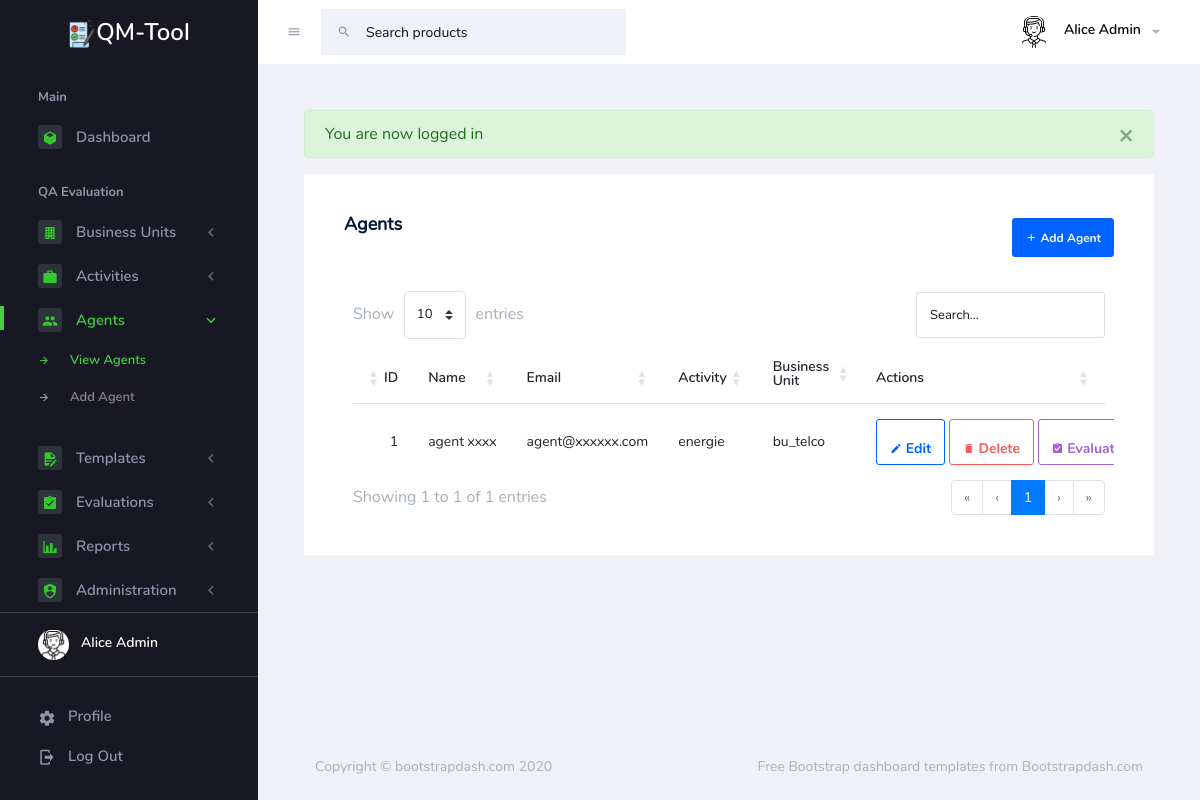
Page /agent (signed in) on the committed database.
### tables this page shows
CREATE TABLE `agents` (
  `id` int(11) NOT NULL,
  `name` varchar(100) NOT NULL,
  `email` varchar(100) DEFAULT NULL,
  `activity_id` int(11) NOT NULL
);

CREATE TABLE `activities` (
  `id` int(11) NOT NULL,
  `name` varchar(100) NOT NULL,
  `business_unit_id` int(11) NOT NULL,
  `description` text DEFAULT NULL
);

CREATE TABLE `business_units` (
  `id` int(11) NOT NULL,
  `name` varchar(100) NOT NULL,
  `description` text DEFAULT NULL
);

### app/Controllers/AgentController.php (called while the page is built, shortened)
<?php
class AgentController extends Controller {
    private $agentModel;
    public function __construct() {
        $this->agentModel = $this->model('AgentModel');
    }
    public function index() {
        $user = current_user();
        if ($user['role'] === 'admin') {
            $agents = $this->agentModel->getAllWithDetails();
        } else {
            $agents = $this->agentModel->getAccessibleToManager($user['id']);
        }
        $data = [
            'title' => 'Agents',
            'agents' => $agents,
            'user' => $user
        ];
        $this->view('agent/index', $data);
    }
}

### app/Core/App.php (called while the page is built, shortened)
<?php
 require_once dirname(__DIR__) . '/Config/config.php';
class App {
    protected $controller = 'Home';
    protected $method = 'index';
    public function __construct() {
        global $routes;
        $url = $this->parseUrl();
        if (empty($url[0])) {
            $this->controller = $routes['default_controller'];
        } else {
            $parts = explode('_', $url[0]);
            $parts = array_map('ucfirst', $parts);
            $controllerName = implode('', $parts);
            if (file_exists(dirname(__DIR__) . '/Controllers/' . $controllerName . 'Controller.php')) {
                $this->controller = $controllerName;
                unset($url[0]);
            } else {
                $this->controller = $routes['error_controller'];
                $this->method = 'notFound';
            }
        }
        require_once dirname(__DIR__) . '/Controllers/' . $this->controller . 'Controller.php';
        $this->controller = new $controllerName;
        if (isset($url[1])) {
            if (method_exists($this->controller, $url[1])) {
                $this->method = $url[1];
                unset($url[1]);
            } else {
                $this->method = 'notFound';
            }
        } else {
            $this->method = $routes['default_method'];
        }
        $this->params = $url ? array_values($url) : [];
        call_user_func_array([$this->controller, $this->method], $this->params);
    }
    protected function parseUrl() {
        if (isset($_GET['url'])) {
            return explode('/', filter_var(rtrim($_GET['url'], '/'), FILTER_SANITIZE_URL));
        }
        return [];
    }
}

### index.php (called while the page is built, shortened)
<?php
require_once 'app/Config/config.php';
require_once 'app/Helpers/functions.php';
$app = new App();

### app/Config/config.php (called while the page is built, shortened)
<?php
$config = [
    'site_title' => 'QA Evaluation App',
    'site_description' => 'Call Center QA Evaluation System',
    'base_url' => '',
    'debug_mode' => true,
];
$config['groq_api_key'] = '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';
$config['groq_api_timeout'] = 1800;
$config['groq_api_connect_timeout'] = 120;
$config['groq_api_retry_delay'] = 1000;
$config['groq_api_max_retries'] = 3;
$config['audio_upload_max_size'] = 20 * 1024 * 1024;
$config['audio_allowed_types'] = ['audio/mp3', 'audio/mpeg', 'audio/wav', 'audio/x-wav', 'audio/x-m4a', 'audio/m4a'];
$config['available_transcription_models'] = [
    'whisper-large-v3' => [
        'name' => 'Whisper Large v3',
        'description' => 'High-quality transcription model',
        'max_file_size' => '25 MB'
    ],
    'whisper-large-v3-turbo' => [
        'name' => 'Whisper Large v3 Turbo',
        'description' => 'Faster transcription with good quality',
        'max_file_size' => '25 MB'
    ],
    'distil-whisper-large-v3-en' => [
        'name' => 'Distil Whisper Large v3 (English)',
        'description' => 'Optimized for English transcription',
        'max_file_size' => '25 MB'
    ]
];
$config['transcription_model'] = 'whisper-large-v3';
$config['transcription_temperature'] = 0;
$config['evaluation_model'] = 'llama-3.1-8b-instant';
$config['evaluation_temperature'] = 0.3;
$config['audio_upload_dir'] = 'uploads/audio/';
$config['transcript_output_dir'] = 'uploads/transcripts/';
$db_config = [
    'host' => 'mysql',
    'username' => 'eval_user',
    'password' => 'eval_password',
    'database' => 'eval_db',
    'charset' => 'utf8mb4',
    'port' => 3306,
];

### app/Helpers/functions.php (called while the page is built, shortened)
<?php
function base_url($path = '') {
    global $config;
    return $config['base_url'] . '/' . ltrim($path, '/');
}
function e($string) {
    return htmlspecialchars($string, ENT_QUOTES, 'UTF-8');
}

### app/Core/Database.php (called while the page is built, shortened)
<?php
class Database {
    private $pdo;
    private $stmt;
    public function __construct() {
        global $db_config;
        $this->host = $db_config['host'];
        $this->username = $db_config['username'];
        $this->password = $db_config['password'];
        $this->database = $db_config['database'];
        $this->charset = $db_config['charset'];
        $this->port = $db_config['port'];
        $dsn = "mysql:host={$this->host};dbname={$this->database};charset={$this->charset};port={$this->port}";
        $options = [
            PDO::ATTR_PERSISTENT => true,
            PDO::ATTR_ERRMODE => PDO::ERRMODE_EXCEPTION,
            PDO::ATTR_DEFAULT_FETCH_MODE => PDO::FETCH_ASSOC,
            PDO::ATTR_EMULATE_PREPARES => false,
        ];
        try {
            $this->pdo = new PDO($dsn, $this->username, $this->password, $options);
        } catch (PDOException $e) {
            die('Database connection failed: ' . $e->getMessage());
        }
    }
    public function query($sql) {
        $this->stmt = $this->pdo->prepare($sql);
    }
    public function execute() {
        return $this->stmt->execute();
    }
    public function resultSet() {
        $this->execute();
        return $this->stmt->fetchAll();
    }
}

### app/Core/Model.php (called while the page is built, shortened)
<?php
class Model {
    public function __construct() {
        $this->db = new Database();
    }
}

### app/Models/AgentModel.php (called while the page is built, shortened)
<?php
class AgentModel extends Model {
    public function __construct() {
        $this->table = 'agents';
    }
    public function getAllWithDetails() {
        $this->db->query("
            SELECT a.*, act.name as activity_name, bu.name as business_unit_name
            FROM {$this->table} a
            JOIN activities act ON a.activity_id = act.id
            JOIN business_units bu ON act.business_unit_id = bu.id
        ");
        return $this->db->resultSet();
    }
}

### app/Views/agent/index.php (the view, shortened to what this page needs)
<div class="row">
    <div class="col-12 grid-margin stretch-card">
        <div class="card">
            <div class="card-body">
                <div class="d-flex justify-content-between align-items-center mb-4">
                    <h4 class="card-title">Agents</h4>
                    <a href="<?= base_url('agent/create'); ?>" class="btn btn-primary">
                        <i class="mdi mdi-plus"></i> Add Agent
                    </a>
                </div>
                <div class="table-responsive">
                    <table class="table table-hover datatable">
                        <thead>
                            <tr>
                                <th>ID</th>
                                <th>Name</th>
                                <th>Email</th>
                                <th>Activity</th>
                                <th>Business Unit</th>
                                <th>Actions</th>
                            </tr>
                        </thead>
                        <tbody>
                            <?php if (empty($agents)): ?>
                                <tr>
                                    <td colspan="6" class="text-center">No agents found</td>
                                </tr>
                            <?php else: ?>
                                <?php foreach ($agents as $agent): ?>
                                    <tr>
                                        <td><?= $agent['id']; ?></td>
                                        <td><?= e($agent['name']); ?></td>
                                        <td><?= e($agent['email']); ?></td>
                                        <td><?= e($agent['activity_name']); ?></td>
                                        <td><?= e($agent['business_unit_name']); ?></td>
                                        <td>
                                            <a href="<?= base_url('agent/edit/' . $agent['id']); ?>" class="btn btn-sm btn-outline-primary">
                                                <i class="mdi mdi-pencil"></i> Edit
                                            </a>
                                            <a href="<?= base_url('agent/delete/' . $agent['id']); ?>" class="btn btn-sm btn-outline-danger" onclick="return confirm('Are you sure you want to delete this agent?');">
                                                <i class="mdi mdi-delete"></i> Delete
                                            </a>
                                            <a href="<?= base_url('evaluation/create?agent_id=' . $agent['id']); ?>" class="btn btn-sm btn-outline-info">
                                                <i class="mdi mdi-clipboard-check"></i> Evaluate
                                            </a>
                                        </td>
                                    </tr>
                                <?php endforeach; ?>
                            <?php endif; ?>
                        </tbody>
                    </table>
                </div>
            </div>
        </div>
    </div>
</div>

### rows in the picture
agents: id "1", name "agent xxxx", email "agent@xxxxxx.com", activity.name "energie", business_units.name "bu_telco"

### other values in the picture
current_user()['name'] "Alice Admin"
$flash['message'] "You are now logged in"
